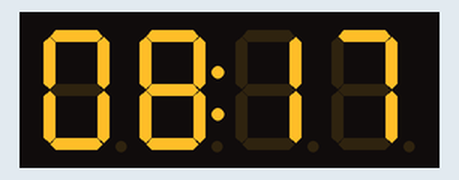
This program was run on a simulated Raspberry Pi Pico running MicroPython. Parts: 4-digit seven-segment display. The clock reads 2024-03-15 10:24:30 at power-on unless the program sets it; library files of the repository ran but are not shown: tm1637.py, ds1302.py.

Above: at 0.1 s.
At 70.2 s:
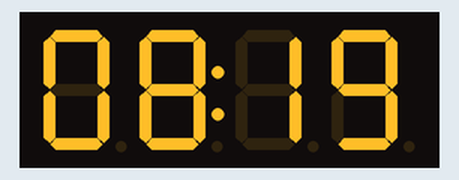

The program:

example2.py
```python
import tm1637
from machine import I2C, Pin
from utime import sleep
import ds1302
mydisplay = tm1637.TM1637(clk=Pin(0), dio=Pin(1))
ds = ds1302.DS1302(Pin(18),Pin(17),Pin(16))

ds.date_time([2023, 3, 2, 0, 8, 17, 50]) # set datetime.


while True:

    (Y,M,D,day,hr,m,s)=ds.date_time()


    mydisplay.numbers(hr,m)
    sleep(1)
```
